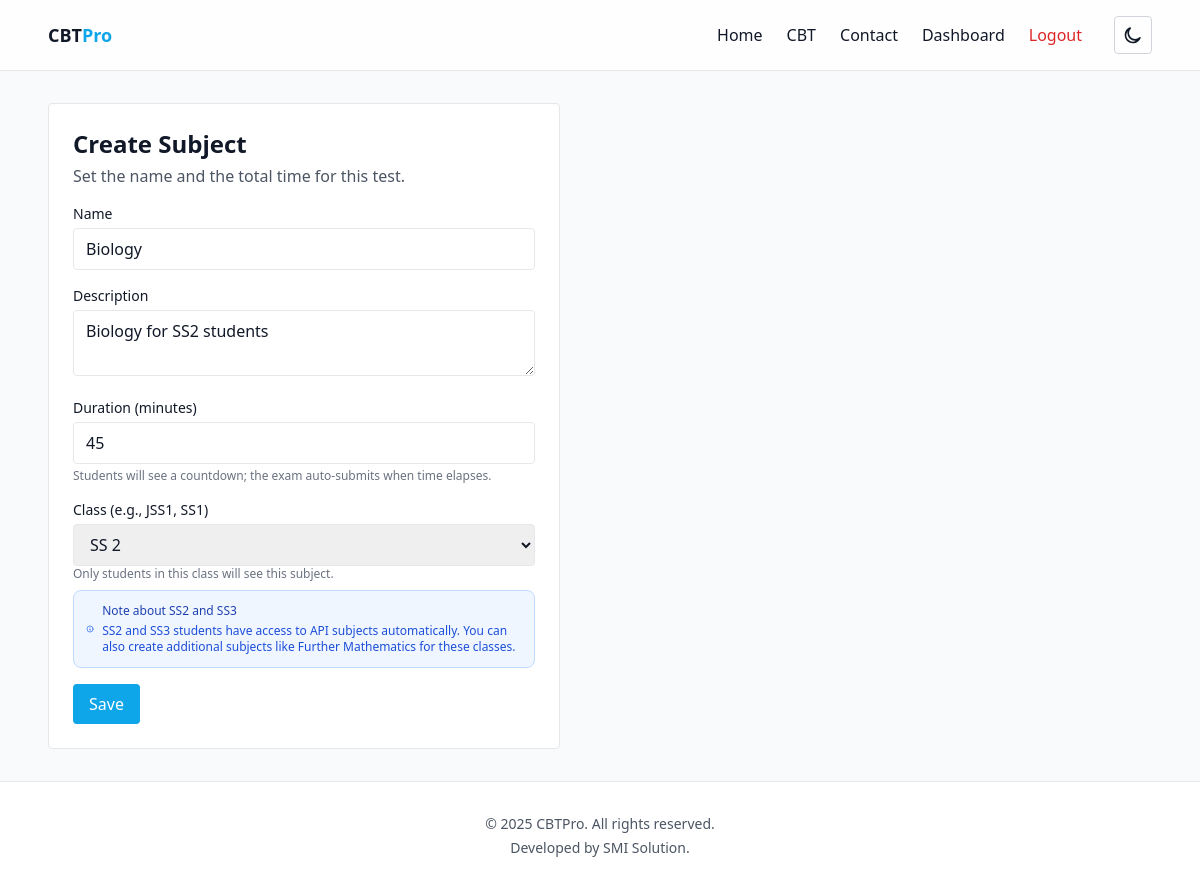
The page /teacher/subjects/8/edit (signed in) on the database its author committed.
### app/models.py (models this page shows)
class Subject(db.Model):
    id = db.Column(db.Integer, primary_key=True)
    name = db.Column(db.String(120), nullable=False)
    description = db.Column(db.Text)
    duration_minutes = db.Column(db.Integer, nullable=False, default=30)
    class_name = db.Column(db.String(64))  # Class this subject applies to
    teacher_id = db.Column(db.Integer, db.ForeignKey("user.id"), nullable=False)
    created_at = db.Column(db.DateTime, default=datetime.utcnow)
    questions = db.relationship("Question", backref="subject", cascade="all,delete-orphan", lazy=True)

### app/teacher.py (the view, shortened to what this page needs)
@teacher_bp.route("/subjects/<int:subject_id>/edit", methods=["GET", "POST"])
@login_required
def edit_subject(subject_id):
    subject = Subject.query.get_or_404(subject_id)
    if subject.teacher_id != current_user.id:
        flash("Not authorized", "error")
        return redirect(url_for("teacher.index"))
    form = SubjectForm(obj=subject)
    return render_template("teacher/subject_form.html", form=form)

### app/forms.py
class SubjectForm(FlaskForm):
    name = StringField("Subject Name", validators=[DataRequired(), Length(min=2, max=120)])
    description = TextAreaField("Description")
    duration_minutes = IntegerField("Duration (minutes)", validators=[DataRequired(), NumberRange(min=5, max=300)])
    class_name = SelectField("Class", choices=ALL_CLASS_CHOICES, validators=[Optional()])
    submit = SubmitField("Save Subject")

### app/models.py (called while the page is built)
@login_manager.user_loader
def load_user(user_id):
    return User.query.get(int(user_id))

    def is_teacher(self) -> bool:
        return self.role == UserRole.TEACHER.value

### app/teacher.py (called while the page is built)
def teacher_required():
    return current_user.is_authenticated and current_user.is_teacher()

@teacher_bp.before_request
def guard_teacher():
    allowed = {"teacher.index"}
    if request.endpoint and request.endpoint.split(":")[-1] in allowed:
        return None
    if not teacher_required():
        flash("Teacher access required", "error")
        return redirect(url_for("main.dashboard"))

### app/templates/teacher/subject_form.html (shortened to what this page needs)
{% extends 'base.html' %}
{% block content %}
<div class="max-w-lg bg-white p-6 rounded border">
	<h1 class="text-2xl font-semibold mb-1">Create Subject</h1>
	<p class="text-gray-600 mb-4">Set the name and the total time for this test.</p>
	<form method="post">
		<div class="space-y-4">
			<div>
				<label class="block text-sm mb-1">Name</label>
				{{ form.name(class_='w-full border rounded px-3 py-2') }}
			</div>
			<div>
				<label class="block text-sm mb-1">Description</label>
				{{ form.description(class_='w-full border rounded px-3 py-2') }}
			</div>
			<div>
				<label class="block text-sm mb-1">Duration (minutes)</label>
				{{ form.duration_minutes(class_='w-full border rounded px-3 py-2') }}
				<p class="text-xs text-gray-500 mt-1">Students will see a countdown; the exam auto‑submits when time elapses.</p>
			</div>
			<div>
				<label class="block text-sm mb-1">Class (e.g., JSS1, SS1)</label>
				{{ form.class_name(class_='w-full border rounded px-3 py-2') }}
				<p class="text-xs text-gray-500">Only students in this class will see this subject.</p>
				<div class="mt-2 p-3 bg-blue-50 dark:bg-blue-900/20 border border-blue-200 dark:border-blue-800 rounded-lg">
					<div class="flex items-center">
						<svg class="h-4 w-4 text-blue-600 dark:text-blue-400 mr-2" fill="none" viewBox="0 0 24 24" stroke="currentColor">
							<path stroke-linecap="round" stroke-linejoin="round" stroke-width="2" d="M13 16h-1v-4h-1m1-4h.01M21 12a9 9 0 11-18 0 9 9 0 0118 0z" />
						</svg>
						<div>
							<h4 class="text-xs font-medium text-blue-800 dark:text-blue-200">Note about SS2 and SS3</h4>
							<p class="text-xs text-blue-700 dark:text-blue-300 mt-1">
								SS2 and SS3 students have access to API subjects automatically. You can also create additional subjects like Further Mathematics for these classes.
							</p>
						</div>
					</div>
				</div>
			</div>
			<button class="bg-brand text-white px-4 py-2 rounded">Save</button>
		</div>
	</form>
</div>
{% endblock %}

### rows shown on the page
Subject: name "Biology", description "Biology for SS2 students", duration_minutes "45", class_name "SS 2"

### other values the page prints
{{ 2025 }} "2025"
